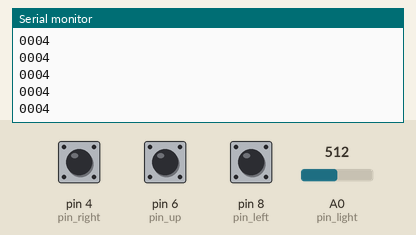
This sketch was run on a simulated Arduino Uno, built with avr-gcc and run on an emulated ATmega328P. On the bench: the last lines printed to the serial monitor. The inputs (shaded band) are chosen by the test bench; at power-on: A0 (pin_light) = 512, pin 4 (pin_right) LOW, pin 6 (pin_up) LOW, pin 8 (pin_left) LOW.

Above: at 1.2 s.
1.3 s: A0 (pin_light) set to 716
At 2.2 s:
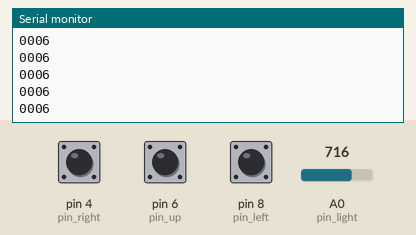
2.8 s: pin 4 (pin_right) pulled HIGH for 0.15 s
4.4 s: pin 6 (pin_up) pulled HIGH for 0.15 s
6.0 s: pin 8 (pin_left) pulled HIGH for 0.15 s
7.6 s: A0 (pin_light) set to 900
At 8.4 s:
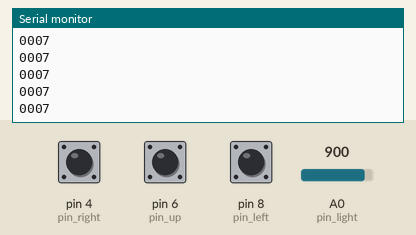
9.1 s: pin 4 (pin_right) pulled HIGH for 1 s
At 9.8 s:
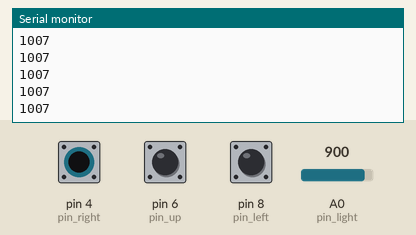
Timing chart, 0 to 12.1 s (numbered marks = the images above; inputs shaded):
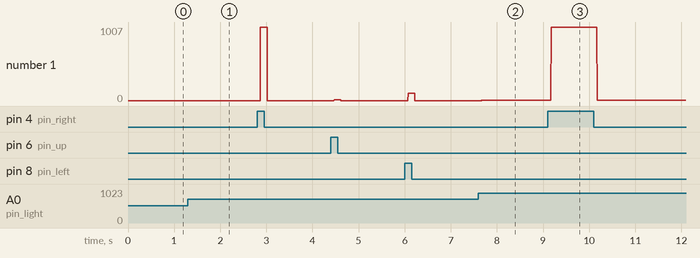

The sketch:

Sketch.ino
```cpp
int pin_left = 8;
int pin_up = 6;
int pin_right = 4;
int pin_light = A0;

void setup() {
  Serial.begin(9600);
  pinMode(pin_left, INPUT);
  pinMode(pin_up, INPUT);
  pinMode(pin_right, INPUT);
}

void loop() {
  int right = digitalRead(pin_right);
  int left = digitalRead(pin_left);
  int up = digitalRead(pin_up);
  int light = map(analogRead(pin_light), 0, 1023, 0, 9);
  Serial.println(String(right) + String(left) + String(up) + String(light));
}
```

Measured:
- after the input at 1.3 s, the serial monitor: prints a new line after 0.07 s (image 1)
- after the input at 7.6 s, the serial monitor: prints a new line after 0.07 s (image 2)
- after the input at 9.1 s, the serial monitor: prints a new line after 0.07 s (image 3)
- plotted number 1: 4 → 6 after the input at 1.3 s, 6 → 7 after the input at 7.6 s
